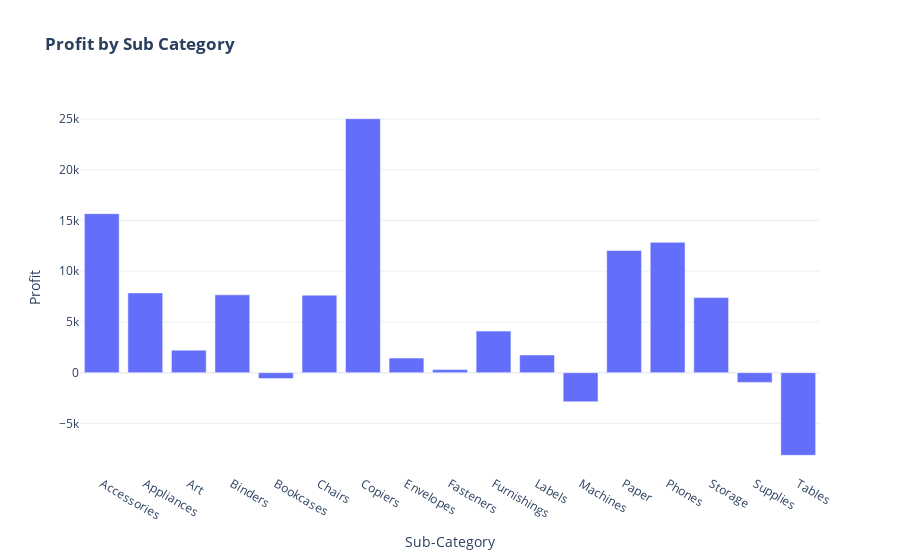

This figure's notebook cell:
### Markdown cell above
**Plot Profit by Sub-Category**

### Code cell
# Create Chart
fig = px.bar(data,
             x='Sub-Category',
             y='Profit',
             title='<b>Profit by Sub Category</b>',
             template = template_style)

# Display Plot
fig.show()

# Export Chart to HTML

### Figure 1 — Plotly figure (JSON) as saved in the notebook; plotly's stock layout.template omitted (floating-point values rounded to 4 significant figures)
{"data": [{"alignmentgroup": "True", "hovertemplate": "Sub-Category=%{x}<br>Profit=%{y}<extra></extra>", "legendgroup": "", "marker": {"color": "#636efa", "pattern": {"shape": ""}}, "name": "", "offsetgroup": "", "orientation": "v", "showlegend": false, "textposition": "auto", "type": "bar", "x": ["Accessories", "Appliances", "Art", "Binders", "Bookcases", "Chairs", "Copiers", "Envelopes", "Fasteners", "Furnishings", "Labels", "Machines", "Paper", "Phones", "Storage", "Supplies", "Tables"], "xaxis": "x", "y": [15670.0, 7865.0, 2222.0, 7670.0, -583.6, 7644.0, 25030.0, 1442.0, 304.9, 4099.0, 1745.0, -2869.0, 12040.0, 12850.0, 7403.0, -955.3, -8141.0], "yaxis": "y"}], "layout": {"barmode": "relative", "legend": {"tracegroupgap": 0}, "title": {"text": "<b>Profit by Sub Category</b>"}, "xaxis": {"anchor": "y", "domain": [0, 1], "title": {"text": "Sub-Category"}}, "yaxis": {"anchor": "x", "domain": [0, 1], "title": {"text": "Profit"}}}}
